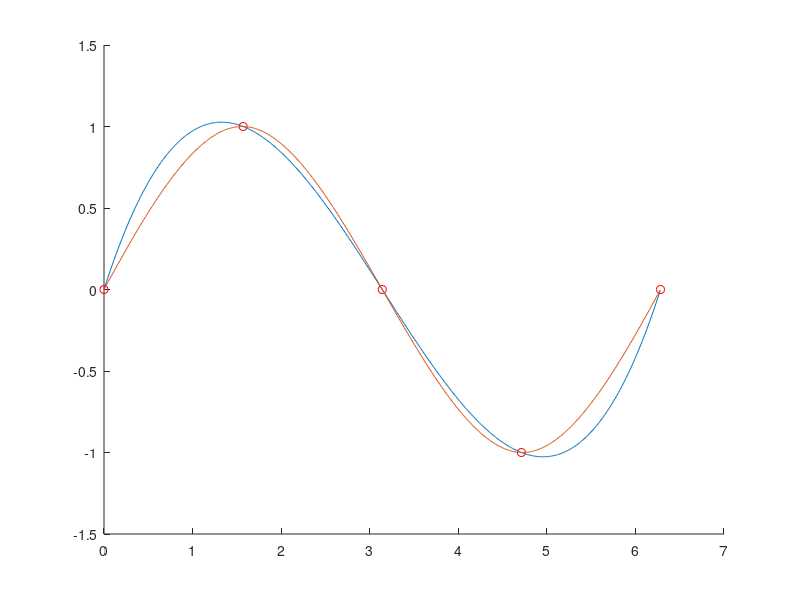

Write MATLAB code to recreate this figure.
printf("== Exercise 1\n")


% Define the function and the nodes
f = @(x) sin(x);
x_large = 0 : 0.01 : 2*pi;
y_large = f(x_large);

x = [0, pi/2, pi, 3*pi/2, 2*pi];
y = f(x);

function_value = f(pi/4);

% Calculate the cubic natural spline
natural_value = spline(x, f(x));

% Calculate the cubic clamped spline
d0 = cos(0);
dn = cos(2*pi);

clamped_value = spline(x, [d0, y, dn]);

% To evaluate the cubic natural spline and the cubic clamped spline at the value pi/4 we use ppval

cubic = ppval(natural_value, pi/4);
clamped = ppval(clamped_value, pi/4);

% Display the results
fprintf('f(pi/4) = %f\n', function_value);
fprintf('Natural spline(pi/4) = %f\n', cubic);
fprintf('Clamped spline(pi/4) = %f\n', clamped);


% Plot the functions on the same figure
hold on

% Plot the function f(x) = sin(x)
plot(x, y, 'ro');

% Plot the cubic natural spline
plot(x_large, spline(x, y, x_large));

% Plot the cubic clamped spline
plot(x_large, spline(x, [d0 y dn], x_large));



